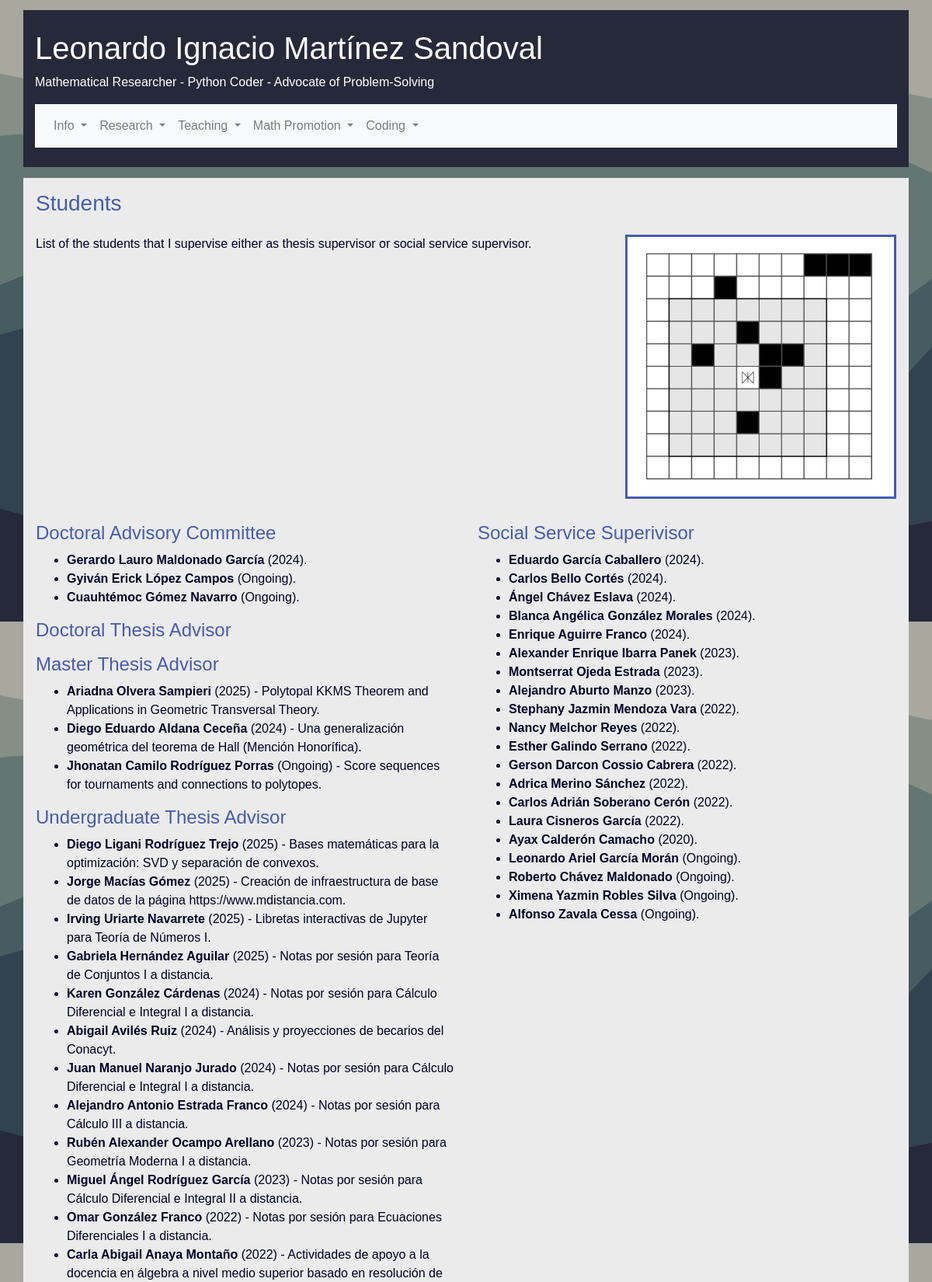
/students (upper part), run on the app's committed database.
### personalpage/models.py (models this page shows, shortened)
class Service(db.Model):
    __tablename__ = 'service'
    id = db.Column(db.Integer, primary_key=True)
    title = db.Column(db.String(80), unique=True, nullable=False)
    date = db.Column(db.Date(), default=date.today())
    description = db.Column(db.String(140), nullable=False)
    title = db.Column(db.String(80), unique=True, nullable=False)
    service_type = db.Column(db.String(20), nullable=False)
    institution = db.Column(db.Integer, db.ForeignKey('institution.id'))
    location = db.Column(db.Integer, db.ForeignKey('location.id'))

### personalpage/cv.py (the view)
@app.route("/students")
def students():
    students = Service.query\
        .select_from(Service)\
        .join(Institution)\
        .join(Location, Service.location==Location.id)\
        .add_entity(Institution)\
        .add_entity(Location)\
        .order_by(desc(Service.date))\
        .all()
    return render_template("personalpage/students.html", students = students)

### personalpage/templates/personalpage/students.html (shortened to what this page needs)
{% extends "body_template.html" %}
    {% block content %}
    <div class="container outter pl-3 pr-3 pt-3">
        <h3>Students</h3>
        <div class="row pt-3">
            <div class="col-md-8">
        <p>List of the students that I supervise either as thesis supervisor or social service supervisor.</p>
        </div>
        <div class="col-md-4" id="data">
            <div class="blockitem">
                <img src="static/angel.png" class="img-fluid"></img>
            </div>
            </div>
        </div>
        <div class="row pt-3">
            <div class="col-lg-6">
                <h4> Doctoral Advisory Committee </h4>
                <ul>
                    {% for item in students %}
                    {% if item.Service.service_type == "a_d_thesis" %}
                    {% if item.Service.date %}
                    <li> <strong> {{ item.Service.description }}</strong> ({{ item.Service.date.strftime('%Y') }}). </li>
                    {% else %}
                    <li> <strong> {{ item.Service.description }}</strong> (Ongoing). </li>
                    {% endif %}
                    {% endif %}
                    {% endfor %}
                </ul>
                <h4> Doctoral Thesis Advisor </h4>
                <h4> Master Thesis Advisor </h4>
                <ul>
                    {% for item in students %}
                    {% if item.Service.service_type == "s_m_thesis" %}
                    {% if item.Service.date %}
                    <li> <strong> {{ item.Service.description }}</strong> ({{ item.Service.date.strftime('%Y') }}) - {{ item.Service.title }}. </li>
                    {% else %}
                    <li> <strong> {{ item.Service.description }}</strong> (Ongoing) - {{ item.Service.title }}. </li>
                    {% endif %}
                    {% endif %}
                    {% endfor %}
                </ul>
                <h4> Undergraduate Thesis Advisor </h4>
                <ul>
                    {% for item in students %}
                    {% if item.Service.service_type == "s_ug_thesis" %}
                    {% if item.Service.date %}
                    <li> <strong> {{ item.Service.description }}</strong> ({{ item.Service.date.strftime('%Y') }}) - {{ item.Service.title }}. </li>
                    {% else %}
                    <li> <strong> {{ item.Service.description }}</strong> (Ongoing) - {{ item.Service.title }}. </li>
                    {% endif %}
                    {% endif %}
                    {% endfor %}
                </ul>
            </div>
            <div class="col-lg-6">
                <h4> Social Service Superivisor </h4>
                <ul>
                    {% for item in students %}
                    {% if item.Service.service_type == "s_social_service" %}
                    {% if item.Service.date %}
                    <li> <strong> {{ item.Service.title }}</strong> ({{ item.Service.date.strftime('%Y') }}). </li>
                    {% else %}
                    <li> <strong> {{ item.Service.title }}</strong> (Ongoing). </li>
                    {% endif %}
                    {% endif %}
                    {% endfor %}
                </ul>
            </div>
        </div>
    </div>
    {% endblock %}

### personalpage/static/personal.css (style rules this page uses)
body { background-image: url("/static/stacked-waves-haikei.svg"); background-size: 100% auto; background-attachment: fixed; color: rgb(0,0,43); font-family: 'Calibri Light', Calibri, 'Gill Sans', 'Gill Sans MT', 'Trebuchet MS', sans-serif; }
div.container.outter { background-color: rgb(235,235,235); }
div.blockitem { border-style: solid; border-color: rgb(69,92,180); text-align: center; padding:2%; margin-bottom:10pt; background-color: white; }
h4, h3 { color: rgb(69,92,180);; }

### data on the page
Service: Service.description "Gerardo Lauro Maldonado García", Service "2024"
Service: Service.description "Gyiván Erick López Campos"
Service: Service.description "Cuauhtémoc Gómez Navarro"
Service: Service.description "Ariadna Olvera Sampieri", Service "2025", Service "Polytopal KKMS Theorem and Applications in Geometric Transversal Theory"
Service: Service.description "Diego Eduardo Aldana Ceceña", Service "2024", Service "Una generalización geométrica del teorema de Hall (Mención Honorífica)"
Service: Service.description "Jhonatan Camilo Rodríguez Porras", Service "Score sequences for tournaments and connections to polytopes"
Service: Service.description "Diego Ligani Rodríguez Trejo", Service "2025", Service "Bases matemáticas para la optimización: SVD y separación de convexos"
Service: Service.description "Jorge Macías Gómez", Service "2025", Service "Creación de infraestructura de base de datos de la página https://www.mdistancia.com"
Service: Service.description "Irving Uriarte Navarrete", Service "2025", Service "Libretas interactivas de Jupyter para Teoría de Números I"
Service: Service.description "Gabriela Hernández Aguilar", Service "2025", Service "Notas por sesión para Teoría de Conjuntos I a distancia"
Service: Service.description "Karen González Cárdenas", Service "2024", Service "Notas por sesión para Cálculo Diferencial e Integral I a distancia"
Service: Service.description "Abigail Avilés Ruiz", Service "2024", Service "Análisis y proyecciones de becarios del Conacyt"
Service: Service.description "Juan Manuel Naranjo Jurado", Service "2024", Service "Notas por sesión para Cálculo Diferencial e Integral I a distancia"
Service: Service.description "Alejandro Antonio Estrada Franco", Service "2024", Service "Notas por sesión para Cálculo III a distancia"
Service: Service.description "Rubén Alexander Ocampo Arellano", Service "2023", Service "Notas por sesión para Geometría Moderna I a distancia"
Service: Service.description "Miguel Ángel Rodríguez García", Service "2023", Service "Notas por sesión para Cálculo Diferencial e Integral II a distancia"
Service: Service.description "Omar González Franco", Service "2022", Service "Notas por sesión para Ecuaciones Diferenciales I a distancia"
Service: Service.description "Carla Abigail Anaya Montaño", Service "2022"
Service: Service "Eduardo García Caballero", Service "2024"
Service: Service "Carlos Bello Cortés", Service "2024"
Service: Service "Ángel Chávez Eslava", Service "2024"
Service: Service "Blanca Angélica González Morales", Service "2024"
Service: Service "Enrique Aguirre Franco", Service "2024"
Service: Service "Alexander Enrique Ibarra Panek", Service "2023"
Service: Service "Montserrat Ojeda Estrada", Service "2023"
Service: Service "Alejandro Aburto Manzo", Service "2023"
Service: Service "Stephany Jazmin Mendoza Vara", Service "2022"
Service: Service "Nancy Melchor Reyes", Service "2022"
Service: Service "Esther Galindo Serrano", Service "2022"
Service: Service "Gerson Darcon Cossio Cabrera", Service "2022"
Service: Service "Adrica Merino Sánchez", Service "2022"
Service: Service "Carlos Adrián Soberano Cerón", Service "2022"
Service: Service "Laura Cisneros García", Service "2022"
Service: Service "Ayax Calderón Camacho", Service "2020"
Service: Service "Leonardo Ariel García Morán"
Service: Service "Roberto Chávez Maldonado"
Service: Service "Ximena Yazmin Robles Silva"
Service: Service "Alfonso Zavala Cessa"
